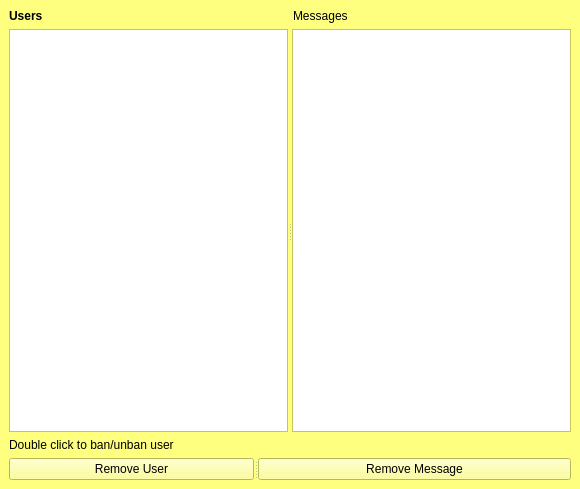
<?xml version="1.0" encoding="UTF-8"?>
<ui version="4.0">
 <class>MainWindow</class>
 <widget class="QMainWindow" name="MainWindow">
  <property name="geometry">
   <rect>
    <x>0</x>
    <y>0</y>
    <width>580</width>
    <height>489</height>
   </rect>
  </property>
  <property name="palette">
   <palette>
    <active>
     <colorrole role="WindowText">
      <brush brushstyle="SolidPattern">
       <color alpha="255">
        <red>0</red>
        <green>0</green>
        <blue>0</blue>
       </color>
      </brush>
     </colorrole>
     <colorrole role="Button">
      <brush brushstyle="SolidPattern">
       <color alpha="255">
        <red>255</red>
        <green>255</green>
        <blue>127</blue>
       </color>
      </brush>
     </colorrole>
     <colorrole role="Light">
      <brush brushstyle="SolidPattern">
       <color alpha="255">
        <red>255</red>
        <green>255</green>
        <blue>254</blue>
       </color>
      </brush>
     </colorrole>
     <colorrole role="Midlight">
      <brush brushstyle="SolidPattern">
       <color alpha="255">
        <red>255</red>
        <green>255</green>
        <blue>190</blue>
       </color>
      </brush>
     </colorrole>
     <colorrole role="Dark">
      <brush brushstyle="SolidPattern">
       <color alpha="255">
        <red>127</red>
        <green>127</green>
        <blue>63</blue>
       </color>
      </brush>
     </colorrole>
     <colorrole role="Mid">
      <brush brushstyle="SolidPattern">
       <color alpha="255">
        <red>170</red>
        <green>170</green>
        <blue>85</blue>
       </color>
      </brush>
     </colorrole>
     <colorrole role="Text">
      <brush brushstyle="SolidPattern">
       <color alpha="255">
        <red>0</red>
        <green>0</green>
        <blue>0</blue>
       </color>
      </brush>
     </colorrole>
     <colorrole role="BrightText">
      <brush brushstyle="SolidPattern">
       <color alpha="255">
        <red>255</red>
        <green>255</green>
        <blue>255</blue>
       </color>
      </brush>
     </colorrole>
     <colorrole role="ButtonText">
      <brush brushstyle="SolidPattern">
       <color alpha="255">
        <red>0</red>
        <green>0</green>
        <blue>0</blue>
       </color>
      </brush>
     </colorrole>
     <colorrole role="Base">
      <brush brushstyle="SolidPattern">
       <color alpha="255">
        <red>255</red>
        <green>255</green>
        <blue>255</blue>
       </color>
      </brush>
     </colorrole>
     <colorrole role="Window">
      <brush brushstyle="SolidPattern">
       <color alpha="255">
        <red>255</red>
        <green>255</green>
        <blue>127</blue>
       </color>
      </brush>
     </colorrole>
     <colorrole role="Shadow">
      <brush brushstyle="SolidPattern">
       <color alpha="255">
        <red>0</red>
        <green>0</green>
        <blue>0</blue>
       </color>
      </brush>
     </colorrole>
     <colorrole role="AlternateBase">
      <brush brushstyle="SolidPattern">
       <color alpha="255">
        <red>255</red>
        <green>255</green>
        <blue>191</blue>
       </color>
      </brush>
     </colorrole>
     <colorrole role="ToolTipBase">
      <brush brushstyle="SolidPattern">
       <color alpha="255">
        <red>255</red>
        <green>255</green>
        <blue>220</blue>
       </color>
      </brush>
     </colorrole>
     <colorrole role="ToolTipText">
      <brush brushstyle="SolidPattern">
       <color alpha="255">
        <red>0</red>
        <green>0</green>
        <blue>0</blue>
       </color>
      </brush>
     </colorrole>
     <colorrole role="PlaceholderText">
      <brush brushstyle="SolidPattern">
       <color alpha="127">
        <red>0</red>
        <green>0</green>
        <blue>0</blue>
       </color>
      </brush>
     </colorrole>
    </active>
    <inactive>
     <colorrole role="WindowText">
      <brush brushstyle="SolidPattern">
       <color alpha="255">
        <red>0</red>
        <green>0</green>
        <blue>0</blue>
       </color>
      </brush>
     </colorrole>
     <colorrole role="Button">
      <brush brushstyle="SolidPattern">
       <color alpha="255">
        <red>255</red>
        <green>255</green>
        <blue>127</blue>
       </color>
      </brush>
     </colorrole>
     <colorrole role="Light">
      <brush brushstyle="SolidPattern">
       <color alpha="255">
        <red>255</red>
        <green>255</green>
        <blue>254</blue>
       </color>
      </brush>
     </colorrole>
     <colorrole role="Midlight">
      <brush brushstyle="SolidPattern">
       <color alpha="255">
        <red>255</red>
        <green>255</green>
        <blue>190</blue>
       </color>
      </brush>
     </colorrole>
     <colorrole role="Dark">
      <brush brushstyle="SolidPattern">
       <color alpha="255">
        <red>127</red>
        <green>127</green>
        <blue>63</blue>
       </color>
      </brush>
     </colorrole>
     <colorrole role="Mid">
      <brush brushstyle="SolidPattern">
       <color alpha="255">
        <red>170</red>
        <green>170</green>
        <blue>85</blue>
       </color>
      </brush>
     </colorrole>
     <colorrole role="Text">
      <brush brushstyle="SolidPattern">
       <color alpha="255">
        <red>0</red>
        <green>0</green>
        <blue>0</blue>
       </color>
      </brush>
     </colorrole>
     <colorrole role="BrightText">
      <brush brushstyle="SolidPattern">
       <color alpha="255">
        <red>255</red>
        <green>255</green>
        <blue>255</blue>
       </color>
      </brush>
     </colorrole>
     <colorrole role="ButtonText">
      <brush brushstyle="SolidPattern">
       <color alpha="255">
        <red>0</red>
        <green>0</green>
        <blue>0</blue>
       </color>
      </brush>
     </colorrole>
     <colorrole role="Base">
      <brush brushstyle="SolidPattern">
       <color alpha="255">
        <red>255</red>
        <green>255</green>
        <blue>255</blue>
       </color>
      </brush>
     </colorrole>
     <colorrole role="Window">
      <brush brushstyle="SolidPattern">
       <color alpha="255">
        <red>255</red>
        <green>255</green>
        <blue>127</blue>
       </color>
      </brush>
     </colorrole>
     <colorrole role="Shadow">
      <brush brushstyle="SolidPattern">
       <color alpha="255">
        <red>0</red>
        <green>0</green>
        <blue>0</blue>
       </color>
      </brush>
     </colorrole>
     <colorrole role="AlternateBase">
      <brush brushstyle="SolidPattern">
       <color alpha="255">
        <red>255</red>
        <green>255</green>
        <blue>191</blue>
       </color>
      </brush>
     </colorrole>
     <colorrole role="ToolTipBase">
      <brush brushstyle="SolidPattern">
       <color alpha="255">
        <red>255</red>
        <green>255</green>
        <blue>220</blue>
       </color>
      </brush>
     </colorrole>
     <colorrole role="ToolTipText">
      <brush brushstyle="SolidPattern">
       <color alpha="255">
        <red>0</red>
        <green>0</green>
        <blue>0</blue>
       </color>
      </brush>
     </colorrole>
     <colorrole role="PlaceholderText">
      <brush brushstyle="SolidPattern">
       <color alpha="127">
        <red>0</red>
        <green>0</green>
        <blue>0</blue>
       </color>
      </brush>
     </colorrole>
    </inactive>
    <disabled>
     <colorrole role="WindowText">
      <brush brushstyle="SolidPattern">
       <color alpha="255">
        <red>127</red>
        <green>127</green>
        <blue>63</blue>
       </color>
      </brush>
     </colorrole>
     <colorrole role="Button">
      <brush brushstyle="SolidPattern">
       <color alpha="255">
        <red>255</red>
        <green>255</green>
        <blue>127</blue>
       </color>
      </brush>
     </colorrole>
     <colorrole role="Light">
      <brush brushstyle="SolidPattern">
       <color alpha="255">
        <red>255</red>
        <green>255</green>
        <blue>254</blue>
       </color>
      </brush>
     </colorrole>
     <colorrole role="Midlight">
      <brush brushstyle="SolidPattern">
       <color alpha="255">
        <red>255</red>
        <green>255</green>
        <blue>190</blue>
       </color>
      </brush>
     </colorrole>
     <colorrole role="Dark">
      <brush brushstyle="SolidPattern">
       <color alpha="255">
        <red>127</red>
        <green>127</green>
        <blue>63</blue>
       </color>
      </brush>
     </colorrole>
     <colorrole role="Mid">
      <brush brushstyle="SolidPattern">
       <color alpha="255">
        <red>170</red>
        <green>170</green>
        <blue>85</blue>
       </color>
      </brush>
     </colorrole>
     <colorrole role="Text">
      <brush brushstyle="SolidPattern">
       <color alpha="255">
        <red>127</red>
        <green>127</green>
        <blue>63</blue>
       </color>
      </brush>
     </colorrole>
     <colorrole role="BrightText">
      <brush brushstyle="SolidPattern">
       <color alpha="255">
        <red>255</red>
        <green>255</green>
        <blue>255</blue>
       </color>
      </brush>
     </colorrole>
     <colorrole role="ButtonText">
      <brush brushstyle="SolidPattern">
       <color alpha="255">
        <red>127</red>
        <green>127</green>
        <blue>63</blue>
       </color>
      </brush>
     </colorrole>
     <colorrole role="Base">
      <brush brushstyle="SolidPattern">
       <color alpha="255">
        <red>255</red>
        <green>255</green>
        <blue>127</blue>
       </color>
      </brush>
     </colorrole>
     <colorrole role="Window">
      <brush brushstyle="SolidPattern">
       <color alpha="255">
        <red>255</red>
        <green>255</green>
        <blue>127</blue>
       </color>
      </brush>
     </colorrole>
     <colorrole role="Shadow">
      <brush brushstyle="SolidPattern">
       <color alpha="255">
        <red>0</red>
        <green>0</green>
        <blue>0</blue>
       </color>
      </brush>
     </colorrole>
     <colorrole role="AlternateBase">
      <brush brushstyle="SolidPattern">
       <color alpha="255">
        <red>255</red>
        <green>255</green>
        <blue>127</blue>
       </color>
      </brush>
     </colorrole>
     <colorrole role="ToolTipBase">
      <brush brushstyle="SolidPattern">
       <color alpha="255">
        <red>255</red>
        <green>255</green>
        <blue>220</blue>
       </color>
      </brush>
     </colorrole>
     <colorrole role="ToolTipText">
      <brush brushstyle="SolidPattern">
       <color alpha="255">
        <red>0</red>
        <green>0</green>
        <blue>0</blue>
       </color>
      </brush>
     </colorrole>
     <colorrole role="PlaceholderText">
      <brush brushstyle="SolidPattern">
       <color alpha="127">
        <red>127</red>
        <green>127</green>
        <blue>63</blue>
       </color>
      </brush>
     </colorrole>
    </disabled>
   </palette>
  </property>
  <property name="windowTitle">
   <string>MainWindow</string>
  </property>
  <widget class="QWidget" name="centralwidget">
   <layout class="QVBoxLayout" name="verticalLayout">
    <item>
     <layout class="QHBoxLayout" name="horizontalLayout_3">
      <item>
       <widget class="QLabel" name="label_Users">
        <property name="font">
         <font>
          <bold>true</bold>
         </font>
        </property>
        <property name="text">
         <string>Users</string>
        </property>
       </widget>
      </item>
      <item>
       <widget class="QLabel" name="label_Messages">
        <property name="text">
         <string>Messages</string>
        </property>
       </widget>
      </item>
     </layout>
    </item>
    <item>
     <widget class="QSplitter" name="splitter_2">
      <property name="sizePolicy">
       <sizepolicy hsizetype="Expanding" vsizetype="Preferred">
        <horstretch>0</horstretch>
        <verstretch>1</verstretch>
       </sizepolicy>
      </property>
      <property name="orientation">
       <enum>Qt::Horizontal</enum>
      </property>
      <widget class="QTableView" name="tableView_Users">
       <property name="sizePolicy">
        <sizepolicy hsizetype="Expanding" vsizetype="Expanding">
         <horstretch>0</horstretch>
         <verstretch>0</verstretch>
        </sizepolicy>
       </property>
      </widget>
      <widget class="QTableView" name="tableView_Messages">
       <property name="sizePolicy">
        <sizepolicy hsizetype="Expanding" vsizetype="Expanding">
         <horstretch>0</horstretch>
         <verstretch>0</verstretch>
        </sizepolicy>
       </property>
      </widget>
     </widget>
    </item>
    <item>
     <layout class="QHBoxLayout" name="horizontalLayout">
      <item>
       <widget class="QLabel" name="label">
        <property name="lineWidth">
         <number>1</number>
        </property>
        <property name="text">
         <string>Double click to ban/unban user</string>
        </property>
       </widget>
      </item>
     </layout>
    </item>
    <item>
     <widget class="QSplitter" name="splitter_3">
      <property name="orientation">
       <enum>Qt::Horizontal</enum>
      </property>
      <widget class="QPushButton" name="pushButton_RemoveUser">
       <property name="text">
        <string>Remove User</string>
       </property>
      </widget>
      <widget class="QPushButton" name="pushButton_RemoveMessage">
       <property name="text">
        <string>Remove Message</string>
       </property>
      </widget>
     </widget>
    </item>
   </layout>
  </widget>
 </widget>
 <resources/>
 <connections/>
</ui>
